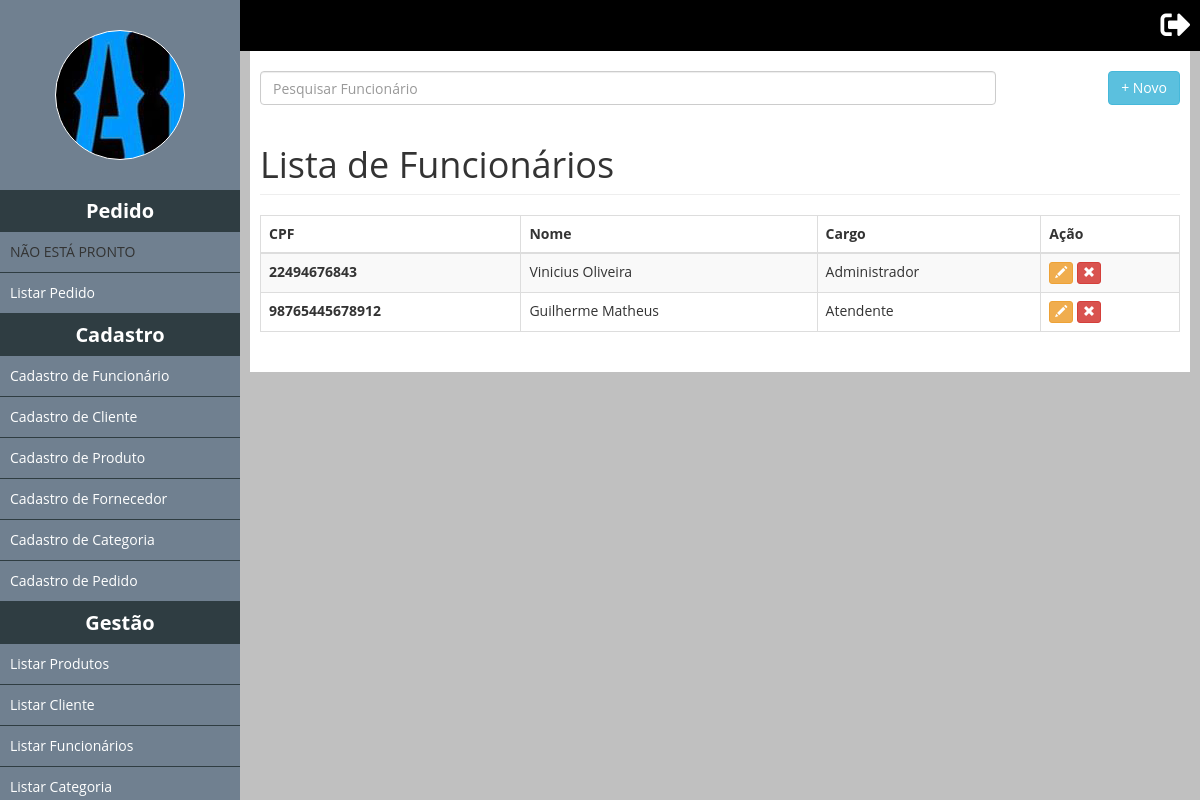
Before: /main.php with the older database file.
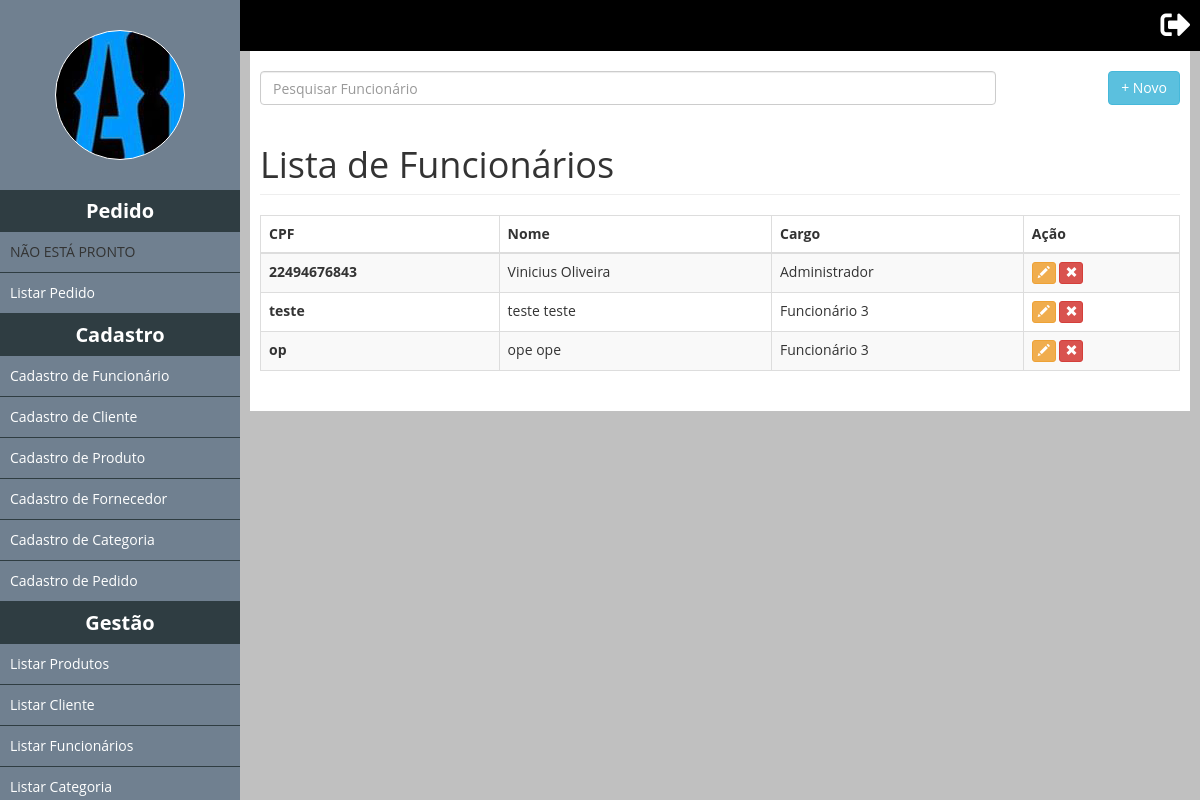
After: the same page with the newer database file.
### tables this page shows
CREATE TABLE IF NOT EXISTS `tb_funcionario` (
  `idfuncionario` int(11) NOT NULL AUTO_INCREMENT,
  `cpf` char(14) NOT NULL,
  `nome` varchar(255) NOT NULL,
  `id_cargo` int(11) NOT NULL,
  `sobrenome` varchar(250) NOT NULL,
  `email` varchar(255) NOT NULL,
  `senha` varchar(100) NOT NULL,
  `status` tinyint(1) NOT NULL,
  PRIMARY KEY (`idfuncionario`)
);

CREATE TABLE IF NOT EXISTS `tb_cargo` (
  `idcargo` int(11) NOT NULL AUTO_INCREMENT,
  `cargo` varchar(50) NOT NULL,
  PRIMARY KEY (`idcargo`)
);

### classes/Mysql.php (called while the page is built)
<?php
	class Mysql
	{
		private static $pdo;
		public static function conectar(){
			if(self::$pdo == null){
				try{
					self::$pdo = new PDO('mysql:host='.HOST.';dbname='.DATABASE,USER,PASSWORD,array(PDO::MYSQL_ATTR_INIT_COMMAND => 'SET NAMES utf8'));
					self::$pdo->setAttribute(PDO::ATTR_ERRMODE,PDO::ERRMODE_EXCEPTION);
				}catch(Exception $e){
					echo '<h2>Erro ao conectar.</h2>';
				}
			}
			return self::$pdo;
		}
	}
?>

### pages/ListaFuncionarios.php (the view, shortened to what this page needs)
<input id="pesquisaSlide" class="form-control left" placeholder="Pesquisar Funcionário" />
<a href="<?php echo INCLUDE_PATH;?>CadastroFuncionario"><button type="button" class="btn btn-info right">+ Novo</button></a>
<h1 class="page-header">Lista de Funcionários</h1>
			<div class="table-responsive">
				<table class="table table-striped table-bordered table-hover" id="list-thumbs">
			      	<thead>
				        <tr>
				          	<th>CPF</th>
				          	<th>Nome</th>
				          	<th>Cargo</th>
				          	<th>Ação</th>
				        </tr>
			      	</thead>
			  		<tbody>
			  			<?php
			  				$funcionarios = MySql::conectar()->prepare("
								SELECT *
								FROM tb_funcionario F
								INNER JOIN tb_cargo C
								ON F.id_cargo = C.idcargo
								WHERE F.status != 0
			  				");
			  				$funcionarios->execute();
			  				$funcionarios = $funcionarios->fetchAll();
			  				foreach ($funcionarios as $key => $value):
			  			?>
			    		<tr>
				          	<th><?php echo $value['cpf'];?></th>
				          	<td><?php echo $value['nome'].' '.$value['sobrenome'];?></td>
				          	<td><?php echo $value['cargo'];?></td>
				          	<td>
				          		<form method="post" style="display: inline-block;">
						            <button class="btn btn-warning btn-xs" title="Alterar" data-toggle="modal" data-target="#myModal" type="submit">
					              		<span class="glyphicon glyphicon-pencil" aria-hidden="true"></span>
						            </button>
						        </form>
						        <form method="post" style="display: inline-block;">
						            <button class="btn btn-danger btn-xs" title="Remover" type="submit" data-toggle="modal" data-target="#myModal" type="submit">
						              	<span class="glyphicon glyphicon-remove" aria-hidden="true"></span>
						            </button>
					            </form>
			      			</td>
			    		</tr>
			    		<?php endforeach;?>
			  		</tbody>
				</table>
			</div>
    	</div>
	</div>
</div>

### main.php (shortened to what this page needs)
<!DOCTYPE html>
<html>
<head>
	<link rel="stylesheet" href="https://use.fontawesome.com/releases/v5.2.0/css/all.css"/>
	 <link rel="stylesheet" href="https://maxcdn.bootstrapcdn.com/bootstrap/3.3.7/css/bootstrap.min.css">
	<link type="text/css" rel="stylesheet" href="css/teste.css" />
	<link type="text/css" rel="stylesheet" href="css/style.css" />
</head>
<body>
	<?php $url = isset($_GET['url']) ? $_GET['url'] : 'ListaFuncionarios';?>
	<div class="menu scrollbar" id="style-2">
		<div class="foto-perfil"></div>
		<div class="list-menu">
			<div class="item">
				<h2>Pedido</h2>
				<ul>
					<li>NÃO ESTÁ PRONTO</li>
					<li><a realtime="ListaPedidos" href="<?php echo INCLUDE_PATH;?>ListaPedidos">Listar Pedido</a></li>
				</ul>
			</div>
			<div class="item">
				<h2>Cadastro</h2>
				<ul>
					<li><a realtime="CadastroFuncionario" href="<?php echo INCLUDE_PATH;?>CadastroFuncionario">Cadastro de Funcionário</a></li>
					<li><a realtime="CadastroCliente" href="<?php echo INCLUDE_PATH;?>CadastroCliente">Cadastro de Cliente</a></li>
					<li><a realtime="CadastroProduto" href="<?php echo INCLUDE_PATH;?>CadastroProduto">Cadastro de Produto</a></li>
					<li><a realtime="CadastroFornecedor" href="<?php echo INCLUDE_PATH;?>CadastroFornecedor">Cadastro de Fornecedor</a></li>
					<li><a realtime="CadastroCategoria" href="<?php echo INCLUDE_PATH;?>CadastroCategoria">Cadastro de Categoria</a></li>
					<li><a realtime="CadastroPedido" href="<?php echo INCLUDE_PATH;?>CadastroPedido">Cadastro de Pedido</a></li>
				</ul>
			</div>
			<div class="item">
				<h2>Gestão</h2>
				<ul>
					<li><a realtime="ListarProdutos" href="<?php echo INCLUDE_PATH;?>ListarProdutos">Listar Produtos</a></li>
					<li><a realtime="ListaClientes" href="<?php echo INCLUDE_PATH;?>ListaClientes">Listar Cliente</a></li>
					<li><a realtime="ListaFuncionarios" href="<?php echo INCLUDE_PATH;?>ListaFuncionarios">Listar Funcionários</a></li>
					<li><a realtime="ListaCategoria" href="<?php echo INCLUDE_PATH;?>ListaCategoria">Listar Categoria</a></li>
				</ul>
			</div>
		</div>
	</div>
	<div class="content">
		<div class="w100 top-bar black">
			<div class="configuracao right"><a href="<?php echo INCLUDE_PATH;?>?logout"><i class="fas fa-sign-out-alt"></i></a></div>
		</div>
		<div class="estatistica">
			<div class="box w100">
		        <?php
		           if(file_exists('pages/'.$url.'.php')){
		            	include('pages/'.$url.'.php');
		            }else include('pages/ListaFuncionarios.php');
		        ?>
</body>
</html>

### css/teste.css (style rules this page uses)
* { margin: 0; padding: 0; }
html, body { height: 100%; }
body { overflow-x: hidden; }
.w100 { width: 100%; }
.left { float: left; }
.right { float: right; }
.top-bar { box-sizing: border-box;padding: 10px; }
.notificacao i, .configuracao i { color: #fff; font-size: 30px; cursor: pointer;margin-left: 20px; }
.foto-perfil { background-image: url('../images/logo.png');background-position: center;background-repeat: none; }
.foto-perfil { box-sizing: border-box;width:130px;height:130px;border-radius: 50%;border: 1px solid #fff;margin:30px auto; }
.menu { position: fixed; top: 0; left: 0; width: 20%; height: 100%; background-color: #708090; z-index: 5; overflow-y: auto; margin-bottom: 25px; }
.content { position: absolute; left: 20%; width: 80%; height: 100%; background-color: #C0C0C0; z-index: 2; }
.estatistica { box-sizing: border-box; margin:0px 10px; background-color: #fff; padding:10px; }
.black { background-color: black; }
.box { margin:10px auto; }
.item h2 { box-sizing: border-box; padding: 10px; text-align: center; font-weight: bold; font-size: 20px; color: #fff; background-color: #2f3d42; margin:0; }
.item ul { list-style: none;margin: 0; }
.item ul li { border-bottom:1px solid #2f3d42; padding: 10px; }
a { color: #fff; text-decoration: none; }
#pesquisaSlide { width: 80% !important; }

### css/style.css (style rules this page uses)
* { margin: 0; padding: 0; box-sizing: border-box; font-family: "Open Sans"; }
html, body { height: 100%; background-color: #DCDCDC; }
body { overflow-x: hidden; }

Changed rows visible on the page:
removed tb_funcionario: cpf "98765445678912", nome "Guilherme", sobrenome "Matheus", id_cargo.cargo "Atendente"
added tb_funcionario: cpf "teste", nome "teste", sobrenome "teste", id_cargo.cargo "Funcionário 3"
added tb_funcionario: cpf "op", nome "ope", sobrenome "ope", id_cargo.cargo "Funcionário 3"
